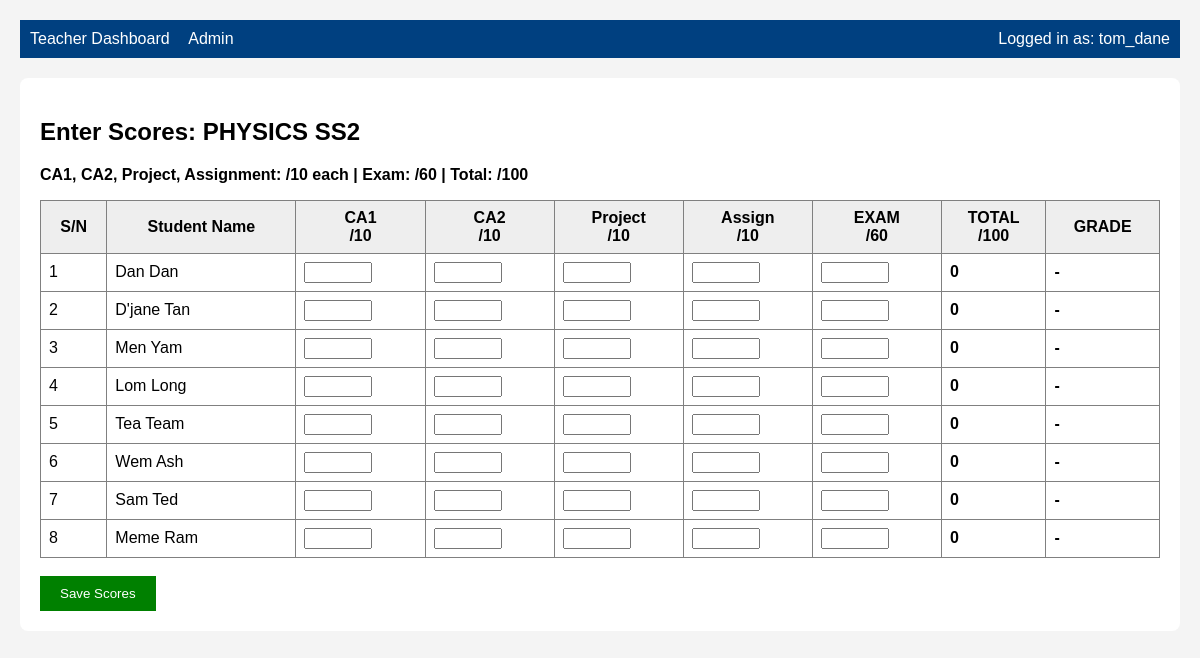
The app's page /teacher/teacher/enter-scores/2/ (signed in) with its own data.
### results/models.py (models this page shows, shortened)
class Subject(models.Model):
    name = models.CharField(max_length=50)
    student_class = models.CharField(max_length=10)
    teachers = models.ManyToManyField(User, blank=True, related_name='subjects_taught')

class Student(models.Model):
    admission_no = models.CharField(max_length=20, unique=True)
    full_name = models.CharField(max_length=100)
    student_class = models.CharField(max_length=10)
    arm = models.CharField(max_length=10)
    joined_term = models.CharField(max_length=20, choices=JOINED_TERM_CHOICES, default="First Term") # <-- ADD THIS

### results/views.py (the view, shortened to what this page needs)
# urls.py: path('teacher/enter-scores/<int:subject_id>/', views.enter_scores, name='enter_scores'),
@login_required
def enter_scores(request, subject_id):
    subject = get_object_or_404(Subject, id=subject_id)
    if request.user not in subject.teachers.all() and not request.user.is_superuser:
        messages.error(request, "You are not assigned to this subject")
        return redirect('results:teacher_dashboard')
    students = Student.objects.filter(student_class=subject.student_class)
    TERM = 'Third Term'
    SESSION = '2025/2026'
    existing_scores = Score.objects.filter(subject=subject, term=TERM, session=SESSION)
    scores_dict = {score.student_id: score for score in existing_scores}
    context = {'subject': subject, 'students': students, 'scores_dict': scores_dict}
    return render(request, 'results/enter_scores.html', context)

### results/templatetags/custom_tags.py (called while the page is built)
@register.filter
def get_item(dictionary, key):
    if dictionary:
        return dictionary.get(key)
    return None

### results/templates/results/enter_scores.html (shortened to what this page needs)
{% extends 'base.html' %}
{% load custom_tags %}
{% block content %}
<h2>Enter Scores: {{ subject.name }} {{ subject.student_class }}</h2>
<p><b>CA1, CA2, Project, Assignment: /10 each | Exam: /60 | Total: /100</b></p>
<form method="post">
<table border="1" cellpadding="8" style="border-collapse: collapse; width: 100%;">
    <tr style="background:#eee;">
        <th>S/N</th>
        <th>Student Name</th>
        <th>CA1<br>/10</th>
        <th>CA2<br>/10</th>
        <th>Project<br>/10</th>
        <th>Assign<br>/10</th>
        <th>EXAM<br>/60</th>
        <th>TOTAL<br>/100</th>
        <th>GRADE</th>
    </tr>
    {% for student in students %}
    {% with score=scores_dict|get_item:student.id %}
    <tr>
        <td>{{ forloop.counter }}</td>
        <td>{{ student.full_name }}</td>
        <td><input type="number" class="score-input" name="ca1_{{ student.id }}" value="{{ score.ca1|default:'' }}" min="0" max="10" style="width:60px;" required></td>
        <td><input type="number" class="score-input" name="ca2_{{ student.id }}" value="{{ score.ca2|default:'' }}" min="0" max="10" style="width:60px;" required></td>
        <td><input type="number" class="score-input" name="project_{{ student.id }}" value="{{ score.project|default:'' }}" min="0" max="10" style="width:60px;" required></td>
        <td><input type="number" class="score-input" name="assignment_{{ student.id }}" value="{{ score.assignment|default:'' }}" min="0" max="10" style="width:60px;" required></td>
        <td><input type="number" class="score-input" name="exam_{{ student.id }}" value="{{ score.exam|default:'' }}" min="0" max="60" style="width:60px;" required></td>
        <td class="total" style="font-weight:bold;">-</td>
        <td class="grade" style="font-weight:bold;">-</td>
    </tr>
    {% endwith %}
    {% endfor %}
</table>
<br>
<button type="submit" style="padding:10px 20px; background:green; color:white; border:none; cursor:pointer;">Save Scores</button>
</form>
{% endblock %}

### okc_portal/templates/base.html (shortened to what this page needs)
<!DOCTYPE html>
<html lang="en">
<head>
</head>
<body>
    <nav>
        <a href="/teacher/">Teacher Dashboard</a>
        <a href="/admin/">Admin</a>
        <span style="float:right;">Logged in as: {{ user.username }}</span>
    </nav>
    <div class="container">
        {% block content %}
        {% endblock %}
    </div>
</body>
</html>

### okc_portal/templates/base.html (style rules this page uses)
body { font-family: Arial, sans-serif; margin: 20px; background: #f4f4f4; }
.container { background: white; padding: 20px; border-radius: 8px; max-width: 1200px; margin: auto; }
nav { background: #004080; color: white; padding: 10px; margin-bottom: 20px; }
nav a { color: white; text-decoration: none; margin-right: 15px; }
table input { text-align: center; }

### records on screen
Subject: name "PHYSICS", student_class "SS2"
Student: full_name "Dan Dan"
Student: full_name "D'jane Tan"
Student: full_name "Men Yam"
Student: full_name "Lom Long"
Student: full_name "Tea Team"
Student: full_name "Wem Ash"
Student: full_name "Sam Ted"
Student: full_name "Meme Ram"

### other values on screen
{{ user.username }} "tom_dane"
